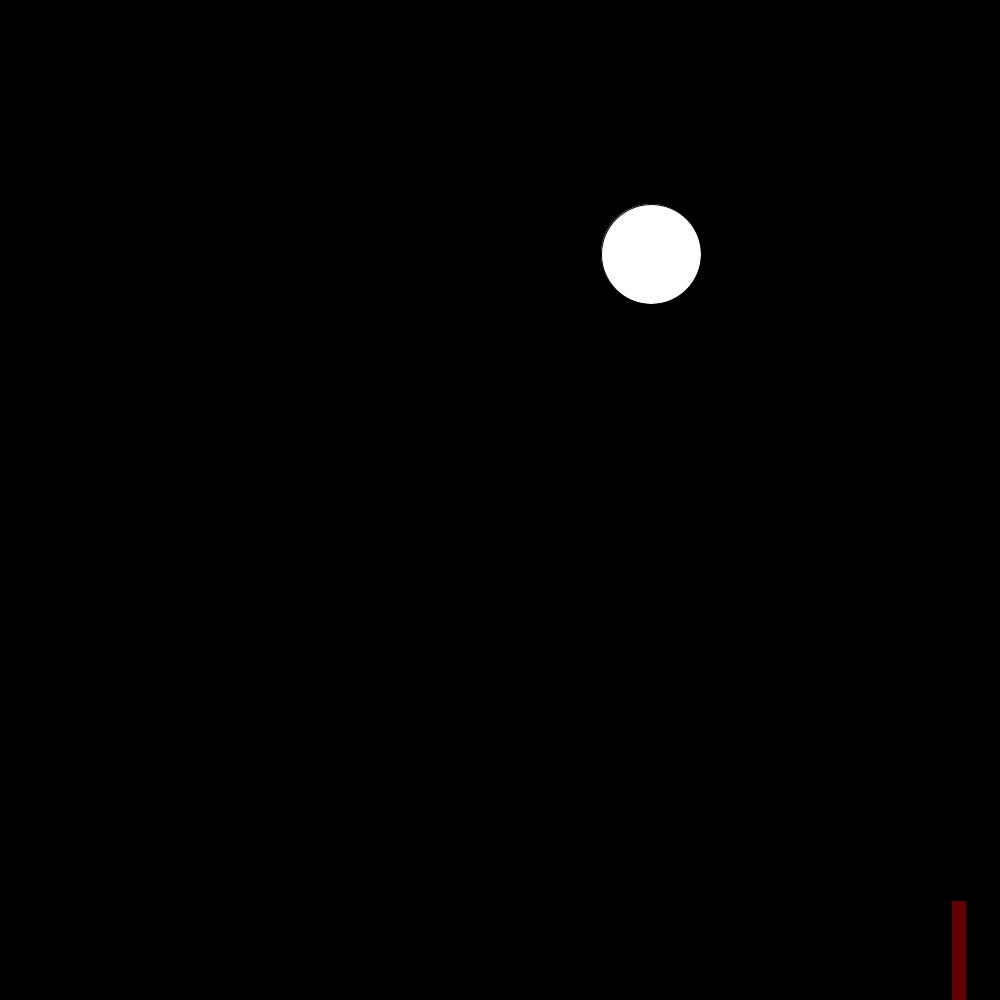
Frame 1 (no input)
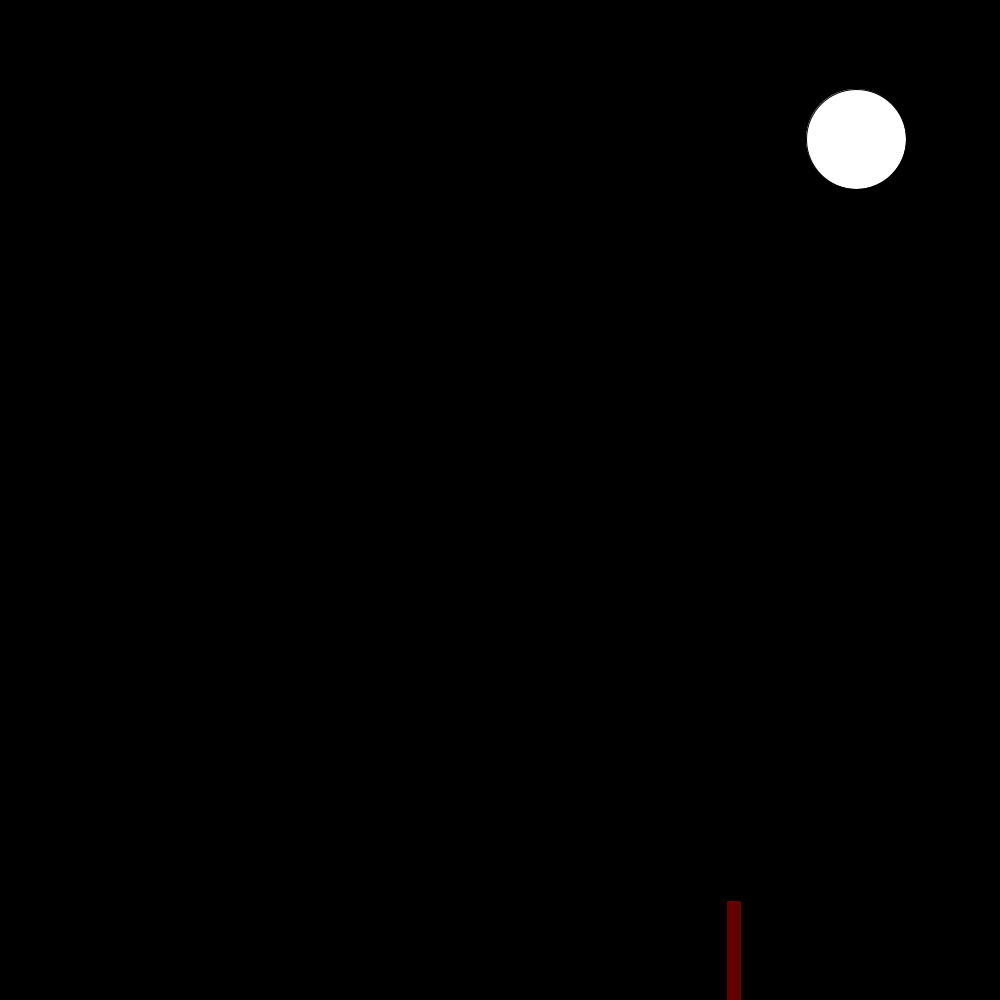
Frame 60 (the mouse pressed at the canvas centre just before this capture)
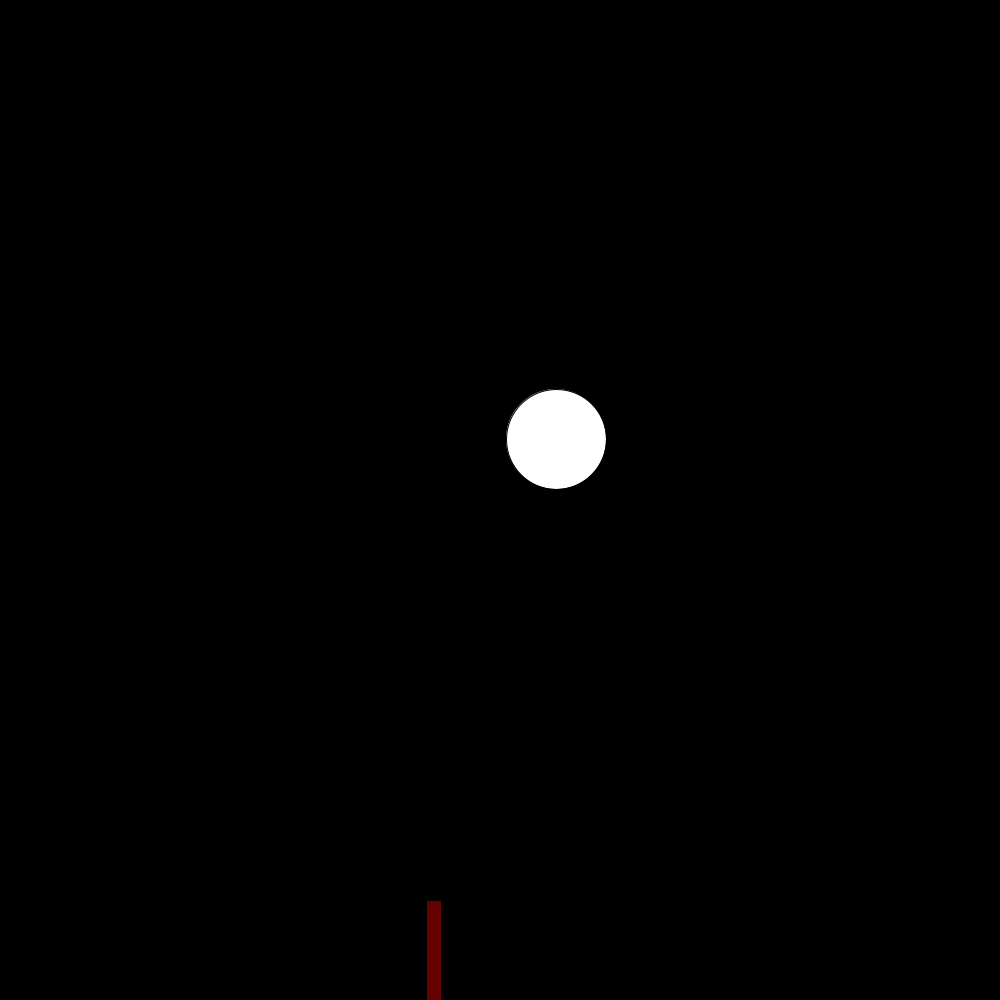
Frame 120 (the mouse held since frame 60 and released just before this capture)

The Processing sketch that drew these frames (run headless with seeded random() and noise(); from frame 60 on, the mouse is pressed at the canvas centre):

// Processing sketch: processing_83972
// ── processing_83972.pde

//Jun Min Zhong, Mods 16-17, CP1, Pong

Ball jarvis;
Paddle rjustin;
boolean GG=false;
void setup()
{
  jarvis=new Ball();
  rjustin=new Paddle();
  size(1000, 1000);
  frameRate(60);
}

void draw()
{
  if (GG==true)
  {
    fill(255,200);
    textSize(200);
    text("HAHA!!", 150, 400);
  }

  else
  {
    background(0);
    rjustin.show();
    rjustin.move();
    jarvis.move();
    jarvis.bounce();
    jarvis.show();
  }
}


class Paddle
{
  int a;
  boolean right;
  Paddle()
  {
    a=int(random(1000));
    right=true;
  }

  void move()
  {
    if (right==true)
    {
      a=a+5;
    }
    if (right==false)
    {
      a=a-5;
    }
    if (keyPressed == true && key == 'a')
    {
      right=false;
    }
    if (keyPressed == true && key == 'd')
    {
      right=true;
    }
    if (a<0)
    {
      right=true;
    }
    if (a>985)
    {
      right=false;
    }
  }

  void show()
  {
    fill(100,0,0);
    rect(a, 900, 15, 100);
  }
}




class Ball
{
  int x, y;
  boolean up, right;
  Ball()
  {
    x=int(random(1000));
    y=int(random(1000));
    up=true;
    right=true;
  }

  void move()
  {
    if (up==true)
    {
      y=y-5;
    }
    if (up==false)
    {
      y=y+5;
    }
    if (right==true)
    {
      x=x+5;
    }
    if (right==false)
    {
      x=x-5;
    }
  }

  void bounce()
  {
    if(get(x,y+100)==color(100,0,0))
    {
      up=true;
    }
    
    
    if (x>900)
    {
      right=false;
    }
    if (x<50)
    {
      right=true;
    }
    if (y<50)
    {
      up=false;
    }
    if (y>950)
    {
      GG=true;
    }
  }
  void show()
  {
    fill(255,255,255);
    ellipse(x, y, 100, 100);
  }
}
